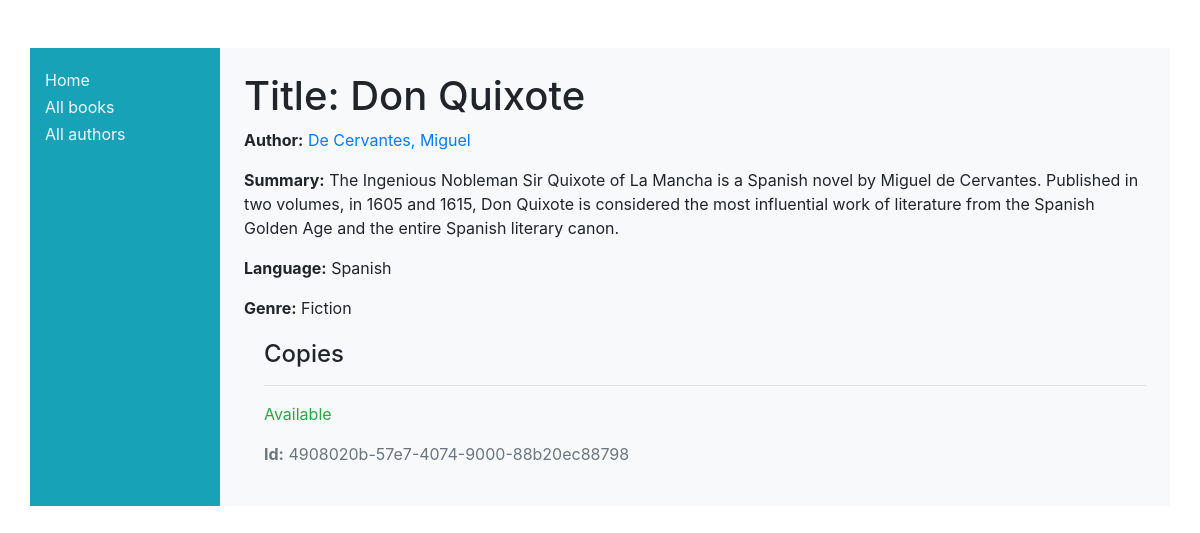
/catalog/book/1, run on the app's committed database.
### catalog/models.py (models this page shows, shortened)
class Book(models.Model):
    title = models.CharField(max_length=200)
    author = models.ForeignKey('Author', on_delete=models.SET_NULL, null=True)
    summary = models.TextField(max_length=1001, help_text='Enter a brief description of the book')
    genre = models.ManyToManyField(Genre, help_text='Select a genre for this book')
    language = models.ForeignKey('Language', on_delete=models.SET_NULL, null=True)
    def display_genre(self):
        return ', '.join([ genre.name for genre in self.genre.all()[:3] ])
    display_genre.short_description = 'Genre'

class Author(models.Model):
    first_name = models.CharField(max_length=101)
    last_name = models.CharField(max_length=101)
    date_of_birth = models.DateField(null=True, blank=True)
    date_of_death = models.DateField('Died',null=True, blank=True)
    class Meta:
        ordering = ["last_name", "first_name"]
    def __str__(self):
        return f'{self.last_name}, {self.first_name}'

class Language(models.Model):
    language_name = models.CharField(max_length=52, help_text="Enter language (e.g., English, Hindi, French, German, Spanish etc.)")
    def __str__(self):
        return self.language_name

class Genre(models.Model):
    name = models.CharField(max_length=200, help_text="Enter a book genre (e.g. Science Fiction, French Poetry etc.)")
    def __str__(self):
        return self.name

class BookInstance(models.Model):
    id = models.UUIDField(primary_key=True, default=uuid.uuid4, help_text="Unique id for the book")
    book = models.ForeignKey(Book, on_delete=models.SET_NULL, null=True)
    imprint = models.CharField(max_length=200)
    due_date = models.DateField(null=True, blank=True)
    loan_status = (
        ('m', 'Maintenance'),
        ('o', 'On loan'),
        ('a', 'Available'),
        ('r', 'Reserved'),
    )
    status = models.CharField(max_length=1, choices=loan_status, blank=True, default='m', help_text="Book Availability")
    class Meta:
        ordering = ["due_date"]

### catalog/views.py (the view)
# urls.py: path('book/<int:pk>', views.BookDetailView.as_view(), name='book-detail'),
class BookDetailView(generic.DetailView):
    model = Book

### catalog/templates/catalog/book_detail.html (shortened to what this page needs)
{% extends "base_generic.html" %}
{% block content %}
  <h1>Title: {{ book.title }}</h1>
  <p><strong>Author:</strong> <a href="">{{ book.author }}</a></p>
  <p><strong>Summary:</strong> {{ book.summary }}</p>
  <p><strong>Language:</strong> {{ book.language }}</p>
  <p><strong>Genre:</strong> {% for genre in book.genre.all %} {{ genre }}{% if not forloop.last %}, {% endif %}{% endfor %}</p>
  <div style="margin-left:20px;margin-top:20px">
    <h4>Copies</h4>
    {% for copy in book.bookinstance_set.all %}
    <hr>
    <p class="{% if copy.status == 'a' %}text-success{% elif copy.status == 'm' %}text-danger{% else %}text-warning{% endif %}">{{ copy.get_status_display }}</p>
    <p class="text-muted"><strong>Id:</strong> {{copy.id}}</p>
    {% endfor %}
  </div>
{% endblock %}

### data on the page
Book: title "Don Quixote", author "De Cervantes, Miguel", summary "The Ingenious Nobleman Sir Quixote of La Mancha is a Spanish novel by Miguel de Cervantes. Published in two volumes, in 1605 and 1615, Don Quixote is considered the most influential work of literature from the Spanish Golden Age and the entire Spanish literary canon.", language "Spanish"
Genre: name "Fiction"
BookInstance: status "Available", id "4908020b-57e7-4074-9000-88b20ec88798"
